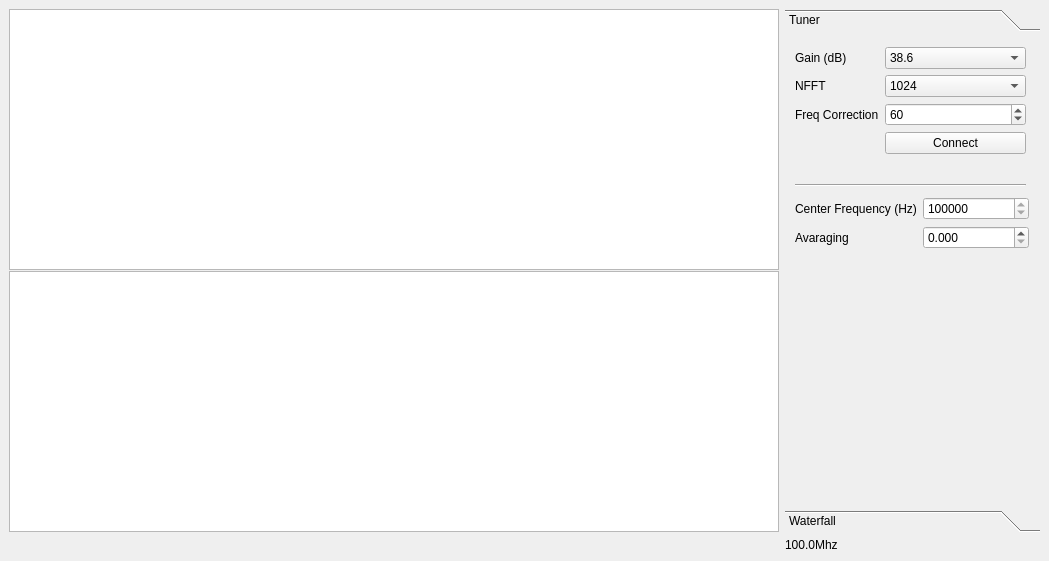
<?xml version="1.0" encoding="UTF-8"?>
<ui version="4.0">
 <class>MainWindow</class>
 <widget class="QMainWindow" name="MainWindow">
  <property name="geometry">
   <rect>
    <x>0</x>
    <y>0</y>
    <width>1049</width>
    <height>561</height>
   </rect>
  </property>
  <property name="windowTitle">
   <string>RTL SDR Spectrum Analyzer</string>
  </property>
  <widget class="QWidget" name="centralwidget">
   <layout class="QGridLayout" name="gridLayout" columnstretch="6,0">
    <property name="sizeConstraint">
     <enum>QLayout::SetDefaultConstraint</enum>
    </property>
    <item row="1" column="0">
     <widget class="QSplitter" name="splitter">
      <property name="orientation">
       <enum>Qt::Vertical</enum>
      </property>
      <property name="handleWidth">
       <number>1</number>
      </property>
      <widget class="PlotWidget" name="spectrumView"/>
      <widget class="PlotWidget" name="waterfallView"/>
     </widget>
    </item>
    <item row="1" column="1">
     <widget class="QToolBox" name="toolBox">
      <property name="minimumSize">
       <size>
        <width>255</width>
        <height>0</height>
       </size>
      </property>
      <property name="maximumSize">
       <size>
        <width>255</width>
        <height>16777215</height>
       </size>
      </property>
      <property name="currentIndex">
       <number>0</number>
      </property>
      <widget class="QWidget" name="page_2">
       <attribute name="label">
        <string>Tuner</string>
       </attribute>
       <widget class="QWidget" name="">
        <property name="geometry">
         <rect>
          <x>10</x>
          <y>10</y>
          <width>231</width>
          <height>119</height>
         </rect>
        </property>
        <layout class="QFormLayout" name="formLayout_3">
         <item row="0" column="0">
          <widget class="QLabel" name="label_3">
           <property name="enabled">
            <bool>true</bool>
           </property>
           <property name="text">
            <string>Gain (dB)</string>
           </property>
          </widget>
         </item>
         <item row="0" column="1">
          <widget class="QComboBox" name="comboBoxGain">
           <property name="enabled">
            <bool>true</bool>
           </property>
           <property name="editable">
            <bool>false</bool>
           </property>
           <property name="currentText">
            <string>38.6</string>
           </property>
           <property name="currentIndex">
            <number>21</number>
           </property>
           <item>
            <property name="text">
             <string>0.0</string>
            </property>
           </item>
           <item>
            <property name="text">
             <string>0.9</string>
            </property>
           </item>
           <item>
            <property name="text">
             <string>1.4</string>
            </property>
           </item>
           <item>
            <property name="text">
             <string>2.7</string>
            </property>
           </item>
           <item>
            <property name="text">
             <string>3.7</string>
            </property>
           </item>
           <item>
            <property name="text">
             <string>7,7</string>
            </property>
           </item>
           <item>
            <property name="text">
             <string>8.7</string>
            </property>
           </item>
           <item>
            <property name="text">
             <string>12.5</string>
            </property>
           </item>
           <item>
            <property name="text">
             <string>14.4</string>
            </property>
           </item>
           <item>
            <property name="text">
             <string>15.7</string>
            </property>
           </item>
           <item>
            <property name="text">
             <string>16.6</string>
            </property>
           </item>
           <item>
            <property name="text">
             <string>19.7</string>
            </property>
           </item>
           <item>
            <property name="text">
             <string>20.7</string>
            </property>
           </item>
           <item>
            <property name="text">
             <string>22.9</string>
            </property>
           </item>
           <item>
            <property name="text">
             <string>25.4</string>
            </property>
           </item>
           <item>
            <property name="text">
             <string>28.0</string>
            </property>
           </item>
           <item>
            <property name="text">
             <string>29.7</string>
            </property>
           </item>
           <item>
            <property name="text">
             <string>32.8</string>
            </property>
           </item>
           <item>
            <property name="text">
             <string>33.8</string>
            </property>
           </item>
           <item>
            <property name="text">
             <string>36.4</string>
            </property>
           </item>
           <item>
            <property name="text">
             <string>37.2</string>
            </property>
           </item>
           <item>
            <property name="text">
             <string>38.6</string>
            </property>
           </item>
           <item>
            <property name="text">
             <string>40.2</string>
            </property>
           </item>
           <item>
            <property name="text">
             <string>42.1</string>
            </property>
           </item>
           <item>
            <property name="text">
             <string>43.4</string>
            </property>
           </item>
           <item>
            <property name="text">
             <string>43.9</string>
            </property>
           </item>
           <item>
            <property name="text">
             <string>44.5</string>
            </property>
           </item>
           <item>
            <property name="text">
             <string>48.0</string>
            </property>
           </item>
           <item>
            <property name="text">
             <string>49.6</string>
            </property>
           </item>
          </widget>
         </item>
         <item row="1" column="0">
          <widget class="QLabel" name="label_4">
           <property name="enabled">
            <bool>true</bool>
           </property>
           <property name="text">
            <string>NFFT</string>
           </property>
          </widget>
         </item>
         <item row="1" column="1">
          <widget class="QComboBox" name="comboBoxNFFT">
           <property name="enabled">
            <bool>true</bool>
           </property>
           <property name="editable">
            <bool>false</bool>
           </property>
           <property name="currentText">
            <string>1024</string>
           </property>
           <property name="currentIndex">
            <number>4</number>
           </property>
           <item>
            <property name="text">
             <string>64</string>
            </property>
           </item>
           <item>
            <property name="text">
             <string>128</string>
            </property>
           </item>
           <item>
            <property name="text">
             <string>256</string>
            </property>
           </item>
           <item>
            <property name="text">
             <string>512</string>
            </property>
           </item>
           <item>
            <property name="text">
             <string>1024</string>
            </property>
           </item>
          </widget>
         </item>
         <item row="2" column="0">
          <widget class="QLabel" name="label_5">
           <property name="enabled">
            <bool>true</bool>
           </property>
           <property name="text">
            <string>Freq Correction</string>
           </property>
          </widget>
         </item>
         <item row="2" column="1">
          <widget class="QSpinBox" name="spinBoxPPM">
           <property name="minimum">
            <number>1</number>
           </property>
           <property name="maximum">
            <number>200</number>
           </property>
           <property name="value">
            <number>60</number>
           </property>
          </widget>
         </item>
         <item row="3" column="1">
          <widget class="QPushButton" name="pushButtonConnect">
           <property name="text">
            <string>Connect</string>
           </property>
          </widget>
         </item>
        </layout>
       </widget>
       <widget class="Line" name="line">
        <property name="geometry">
         <rect>
          <x>10</x>
          <y>140</y>
          <width>231</width>
          <height>16</height>
         </rect>
        </property>
        <property name="orientation">
         <enum>Qt::Horizontal</enum>
        </property>
       </widget>
       <widget class="QWidget" name="">
        <property name="geometry">
         <rect>
          <x>10</x>
          <y>160</y>
          <width>234</width>
          <height>57</height>
         </rect>
        </property>
        <layout class="QFormLayout" name="formLayout">
         <item row="0" column="0">
          <widget class="QLabel" name="label_2">
           <property name="text">
            <string>Center Frequency (Hz)</string>
           </property>
          </widget>
         </item>
         <item row="0" column="1">
          <widget class="QSpinBox" name="spinBoxFrequency">
           <property name="minimum">
            <number>20000000</number>
           </property>
           <property name="maximum">
            <number>2000000000</number>
           </property>
           <property name="singleStep">
            <number>100000</number>
           </property>
          </widget>
         </item>
         <item row="1" column="0">
          <widget class="QLabel" name="label">
           <property name="text">
            <string>Avaraging</string>
           </property>
          </widget>
         </item>
         <item row="1" column="1">
          <widget class="QDoubleSpinBox" name="doubleSpinBoxAlfa">
           <property name="decimals">
            <number>3</number>
           </property>
           <property name="maximum">
            <double>1.000000000000000</double>
           </property>
           <property name="singleStep">
            <double>0.001000000000000</double>
           </property>
           <property name="stepType">
            <enum>QAbstractSpinBox::DefaultStepType</enum>
           </property>
           <property name="value">
            <double>0.000000000000000</double>
           </property>
          </widget>
         </item>
        </layout>
       </widget>
      </widget>
      <widget class="QWidget" name="toolBoxLevel">
       <property name="geometry">
        <rect>
         <x>0</x>
         <y>0</y>
         <width>255</width>
         <height>454</height>
        </rect>
       </property>
       <attribute name="label">
        <string>Waterfall</string>
       </attribute>
       <layout class="QHBoxLayout" name="horizontalLayout_2">
        <property name="leftMargin">
         <number>0</number>
        </property>
        <property name="topMargin">
         <number>0</number>
        </property>
        <property name="rightMargin">
         <number>0</number>
        </property>
        <property name="bottomMargin">
         <number>0</number>
        </property>
        <item>
         <layout class="QVBoxLayout" name="verticalLayout"/>
        </item>
       </layout>
      </widget>
     </widget>
    </item>
    <item row="2" column="1">
     <widget class="QLabel" name="lblFreq">
      <property name="text">
       <string>100.0Mhz</string>
      </property>
     </widget>
    </item>
   </layout>
  </widget>
 </widget>
 <customwidgets>
  <customwidget>
   <class>PlotWidget</class>
   <extends>QGraphicsView</extends>
   <header>pyqtgraph</header>
  </customwidget>
 </customwidgets>
 <resources/>
 <connections/>
</ui>
